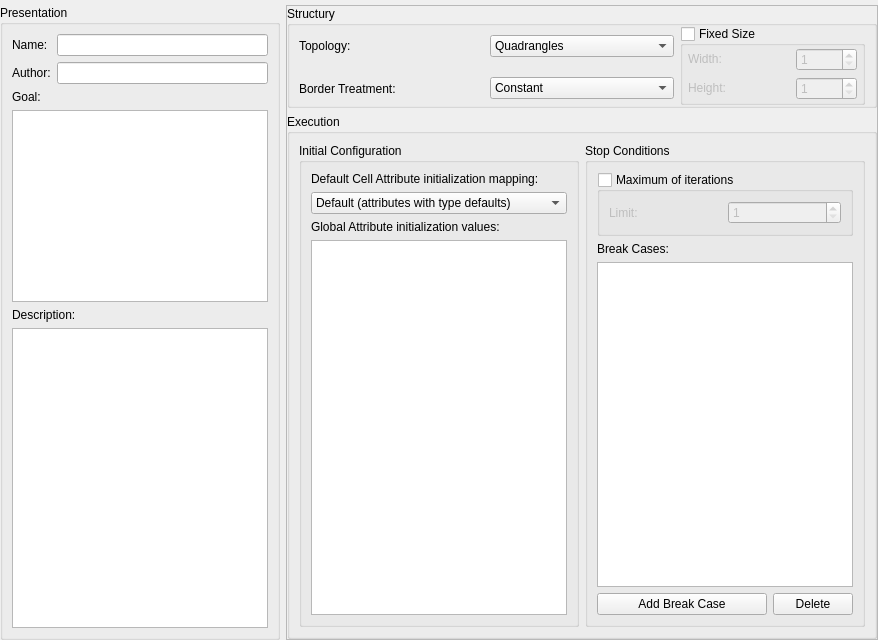
      <widget class="QWidget" name="tab_global_properties">
       <attribute name="title">
        <string>Global Properties</string>
       </attribute>
       <attribute name="toolTip">
        <string>&lt;html&gt;&lt;head/&gt;&lt;body&gt;&lt;p&gt;Defines the properties of the Cellular Automata itself, such as: border treatment, initial configuration and stop conditions&lt;/p&gt;&lt;/body&gt;&lt;/html&gt;</string>
       </attribute>
       <layout class="QHBoxLayout" name="horizontalLayout_2">
        <property name="leftMargin">
         <number>0</number>
        </property>
        <property name="topMargin">
         <number>5</number>
        </property>
        <property name="rightMargin">
         <number>0</number>
        </property>
        <property name="bottomMargin">
         <number>0</number>
        </property>
        <item>
         <widget class="QGroupBox" name="groupBox_13">
          <property name="sizePolicy">
           <sizepolicy hsizetype="Preferred" vsizetype="Preferred">
            <horstretch>0</horstretch>
            <verstretch>0</verstretch>
           </sizepolicy>
          </property>
          <property name="minimumSize">
           <size>
            <width>280</width>
            <height>0</height>
           </size>
          </property>
          <property name="maximumSize">
           <size>
            <width>400</width>
            <height>16777215</height>
           </size>
          </property>
          <property name="title">
           <string>Presentation</string>
          </property>
          <property name="flat">
           <bool>false</bool>
          </property>
          <layout class="QGridLayout" name="gridLayout_31">
           <item row="0" column="0">
            <widget class="QLabel" name="label_6">
             <property name="text">
              <string>Name:</string>
             </property>
            </widget>
           </item>
           <item row="0" column="1">
            <widget class="QLineEdit" name="lineEdit_2">
             <property name="text">
              <string/>
             </property>
            </widget>
           </item>
           <item row="1" column="0">
            <widget class="QLabel" name="label_7">
             <property name="text">
              <string>Author:</string>
             </property>
            </widget>
           </item>
           <item row="1" column="1">
            <widget class="QLineEdit" name="lineEdit_3">
             <property name="text">
              <string/>
             </property>
            </widget>
           </item>
           <item row="2" column="0">
            <widget class="QLabel" name="label_8">
             <property name="text">
              <string>Goal:</string>
             </property>
            </widget>
           </item>
           <item row="3" column="0" colspan="2">
            <widget class="QPlainTextEdit" name="plainTextEdit_3">
             <property name="plainText">
              <string/>
             </property>
            </widget>
           </item>
           <item row="4" column="0" colspan="2">
            <widget class="QLabel" name="label_10">
             <property name="text">
              <string>Description:</string>
             </property>
            </widget>
           </item>
           <item row="5" column="0" colspan="2">
            <widget class="QPlainTextEdit" name="plainTextEdit_4">
             <property name="minimumSize">
              <size>
               <width>0</width>
               <height>300</height>
              </size>
             </property>
             <property name="plainText">
              <string/>
             </property>
            </widget>
           </item>
          </layout>
         </widget>
        </item>
        <item>
         <widget class="QFrame" name="frame_6">
          <property name="minimumSize">
           <size>
            <width>500</width>
            <height>0</height>
           </size>
          </property>
          <property name="frameShape">
           <enum>QFrame::StyledPanel</enum>
          </property>
          <property name="frameShadow">
           <enum>QFrame::Raised</enum>
          </property>
          <layout class="QGridLayout" name="gridLayout_14">
           <property name="leftMargin">
            <number>0</number>
           </property>
           <property name="topMargin">
            <number>0</number>
           </property>
           <property name="rightMargin">
            <number>0</number>
           </property>
           <property name="bottomMargin">
            <number>0</number>
           </property>
           <item row="0" column="0">
            <widget class="QGroupBox" name="groupBox_14">
             <property name="sizePolicy">
              <sizepolicy hsizetype="Preferred" vsizetype="Maximum">
               <horstretch>0</horstretch>
               <verstretch>0</verstretch>
              </sizepolicy>
             </property>
             <property name="minimumSize">
              <size>
               <width>0</width>
               <height>81</height>
              </size>
             </property>
             <property name="styleSheet">
              <string notr="true"/>
             </property>
             <property name="title">
              <string>Structury</string>
             </property>
             <property name="flat">
              <bool>false</bool>
             </property>
             <layout class="QGridLayout" name="gridLayout_15">
              <property name="topMargin">
               <number>0</number>
              </property>
              <property name="bottomMargin">
               <number>0</number>
              </property>
              <item row="0" column="1">
               <widget class="QComboBox" name="comboBox_3">
                <property name="currentIndex">
                 <number>1</number>
                </property>
                <item>
                 <property name="text">
                  <string>Triangles</string>
                 </property>
                </item>
                <item>
                 <property name="text">
                  <string>Quadrangles</string>
                 </property>
                </item>
                <item>
                 <property name="text">
                  <string>Hexagons</string>
                 </property>
                </item>
               </widget>
              </item>
              <item row="0" column="0">
               <widget class="QLabel" name="label_11">
                <property name="text">
                 <string>Topology:</string>
                </property>
               </widget>
              </item>
              <item row="1" column="0">
               <widget class="QLabel" name="label_12">
                <property name="text">
                 <string>Border Treatment:</string>
                </property>
               </widget>
              </item>
              <item row="1" column="1">
               <widget class="QComboBox" name="comboBox_4">
                <property name="currentIndex">
                 <number>0</number>
                </property>
                <item>
                 <property name="text">
                  <string>Constant</string>
                 </property>
                </item>
                <item>
                 <property name="text">
                  <string>Torus</string>
                 </property>
                </item>
               </widget>
              </item>
              <item row="0" column="2" rowspan="2">
               <widget class="QGroupBox" name="groupBox_7">
                <property name="enabled">
                 <bool>true</bool>
                </property>
                <property name="title">
                 <string>Fixed Size</string>
                </property>
                <property name="checkable">
                 <bool>true</bool>
                </property>
                <property name="checked">
                 <bool>false</bool>
                </property>
                <layout class="QGridLayout" name="gridLayout_16">
                 <property name="leftMargin">
                  <number>5</number>
                 </property>
                 <property name="topMargin">
                  <number>2</number>
                 </property>
                 <property name="rightMargin">
                  <number>5</number>
                 </property>
                 <property name="bottomMargin">
                  <number>2</number>
                 </property>
                 <item row="1" column="2">
                  <widget class="QSpinBox" name="spinBox_3">
                   <property name="minimum">
                    <number>1</number>
                   </property>
                   <property name="maximum">
                    <number>10000</number>
                   </property>
                  </widget>
                 </item>
                 <item row="1" column="0">
                  <widget class="QLabel" name="label_14">
                   <property name="sizePolicy">
                    <sizepolicy hsizetype="Preferred" vsizetype="Fixed">
                     <horstretch>0</horstretch>
                     <verstretch>0</verstretch>
                    </sizepolicy>
                   </property>
                   <property name="text">
                    <string>Height:</string>
                   </property>
                  </widget>
                 </item>
                 <item row="0" column="2">
                  <widget class="QSpinBox" name="spinBox_2">
                   <property name="minimum">
                    <number>1</number>
                   </property>
                   <property name="maximum">
                    <number>10000</number>
                   </property>
                  </widget>
                 </item>
                 <item row="0" column="0" colspan="2">
                  <widget class="QLabel" name="label_13">
                   <property name="sizePolicy">
                    <sizepolicy hsizetype="Preferred" vsizetype="Fixed">
                     <horstretch>0</horstretch>
                     <verstretch>0</verstretch>
                    </sizepolicy>
                   </property>
                   <property name="text">
                    <string>Width:</string>
                   </property>
                  </widget>
                 </item>
                </layout>
               </widget>
              </item>
             </layout>
            </widget>
           </item>
           <item row="1" column="0">
            <widget class="QGroupBox" name="groupBox_15">
             <property name="title">
              <string>Execution</string>
             </property>
             <layout class="QGridLayout" name="gridLayout_32">
              <item row="0" column="0">
               <widget class="QGroupBox" name="groupBox_16">
                <property name="minimumSize">
                 <size>
                  <width>230</width>
                  <height>0</height>
                 </size>
                </property>
                <property name="title">
                 <string>Initial Configuration</string>
                </property>
                <property name="flat">
                 <bool>true</bool>
                </property>
                <layout class="QGridLayout" name="gridLayout_19">
                 <item row="0" column="0">
                  <widget class="QLabel" name="label_15">
                   <property name="text">
                    <string>Default Cell Attribute initialization mapping:</string>
                   </property>
                  </widget>
                 </item>
                 <item row="1" column="0">
                  <widget class="QComboBox" name="comboBox_5">
                   <item>
                    <property name="text">
                     <string>Default (attributes with type defaults)</string>
                    </property>
                   </item>
                  </widget>
                 </item>
                 <item row="2" column="0">
                  <widget class="QLabel" name="label_16">
                   <property name="text">
                    <string>Global Attribute initialization values:</string>
                   </property>
                  </widget>
                 </item>
                 <item row="3" column="0">
                  <widget class="QListWidget" name="listWidget_7"/>
                 </item>
                </layout>
               </widget>
              </item>
              <item row="0" column="1">
               <widget class="QGroupBox" name="groupBox_17">
                <property name="minimumSize">
                 <size>
                  <width>230</width>
                  <height>0</height>
                 </size>
                </property>
                <property name="title">
                 <string>Stop Conditions</string>
                </property>
                <property name="flat">
                 <bool>true</bool>
                </property>
                <layout class="QGridLayout" name="gridLayout_20">
                 <item row="0" column="0" colspan="2">
                  <widget class="QGroupBox" name="groupBox_18">
                   <property name="title">
                    <string>Maximum of iterations</string>
                   </property>
                   <property name="flat">
                    <bool>false</bool>
                   </property>
                   <property name="checkable">
                    <bool>true</bool>
                   </property>
                   <property name="checked">
                    <bool>false</bool>
                   </property>
                   <layout class="QGridLayout" name="gridLayout_18">
                    <item row="0" column="0">
                     <widget class="QLabel" name="label_17">
                      <property name="text">
                       <string>Limit:</string>
                      </property>
                     </widget>
                    </item>
                    <item row="0" column="1">
                     <widget class="QSpinBox" name="spinBox_4">
                      <property name="minimum">
                       <number>1</number>
                      </property>
                      <property name="maximum">
                       <number>10000</number>
                      </property>
                     </widget>
                    </item>
                   </layout>
                  </widget>
                 </item>
                 <item row="2" column="0" colspan="2">
                  <widget class="QListWidget" name="listWidget_8">
                   <property name="minimumSize">
                    <size>
                     <width>220</width>
                     <height>0</height>
                    </size>
                   </property>
                  </widget>
                 </item>
                 <item row="3" column="0">
                  <widget class="QPushButton" name="pushButton_17">
                   <property name="text">
                    <string>Add Break Case</string>
                   </property>
                  </widget>
                 </item>
                 <item row="3" column="1">
                  <widget class="QPushButton" name="pushButton_18">
                   <property name="sizePolicy">
                    <sizepolicy hsizetype="Maximum" vsizetype="Fixed">
                     <horstretch>0</horstretch>
                     <verstretch>0</verstretch>
                    </sizepolicy>
                   </property>
                   <property name="text">
                    <string>Delete</string>
                   </property>
                  </widget>
                 </item>
                 <item row="1" column="0">
                  <widget class="QLabel" name="label_18">
                   <property name="text">
                    <string>Break Cases:</string>
                   </property>
                  </widget>
                 </item>
                </layout>
               </widget>
              </item>
             </layout>
            </widget>
           </item>
          </layout>
         </widget>
        </item>
       </layout>
      </widget>
